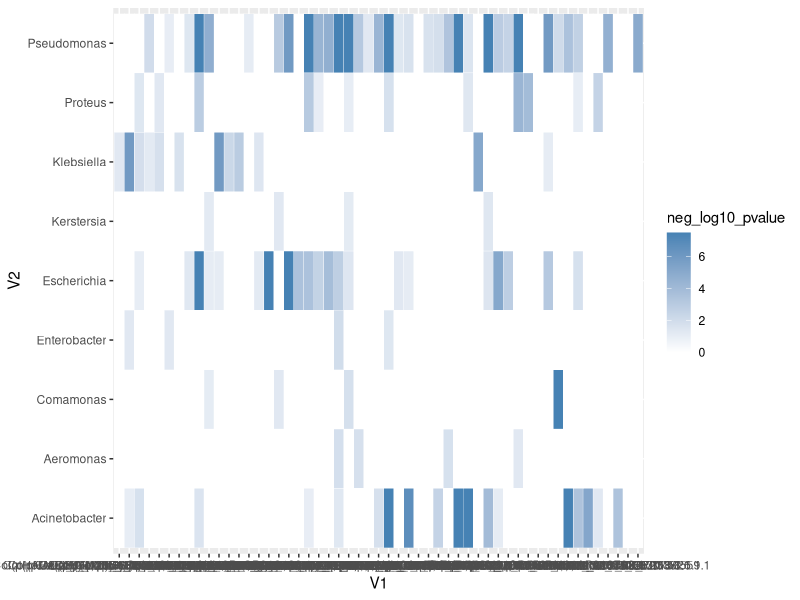
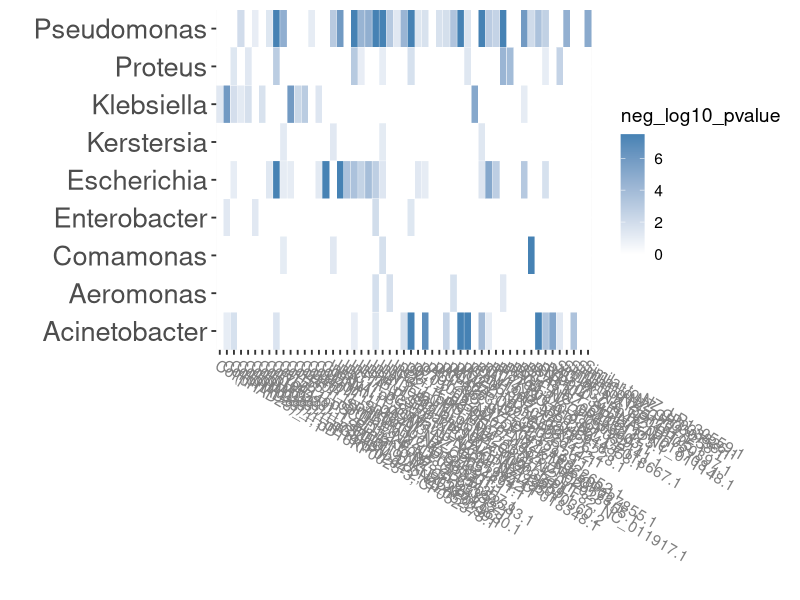

Source code (R) for these figures, in order:
#!/usr/bin/env Rscript

library(ggplot2)
asdf<-read.table("tax_links.tsv",head=F,sep='\t')
asdf$V3[is.infinite(asdf$V3)]<-max(asdf$V3[!is.infinite(asdf$V3)])
neg_log10_pvalue<-log10(exp(asdf$V3))
neg_log10_pvalue[neg_log10_pvalue>7.5]<-7.5
neg_log10_pvalue[neg_log10_pvalue<=1]<-0 # these are so insignificant that it may be better to avoid visual clutter / confusion?
#asdf$V3[asdf$V3==0]=1
#contacts<-asdf$V3
(p <- ggplot(asdf, aes(V1, V2)) + geom_tile(aes(fill = neg_log10_pvalue),
     colour = "white") + scale_fill_gradient(low = "white",
     high = "steelblue"))
# "#e0e0ff",
base_size <- 14
p + theme_grey(base_size = base_size) + labs(x = "",
     y = "") + scale_x_discrete(expand = c(0, 0)) +
     scale_y_discrete(expand = c(0, 0)) + theme(
     axis.text.x = element_text(size = base_size *
         0.8, angle = 330, hjust = 0, colour = "grey50"),
     axis.text.y = element_text(size = base_size *
         1.4))


